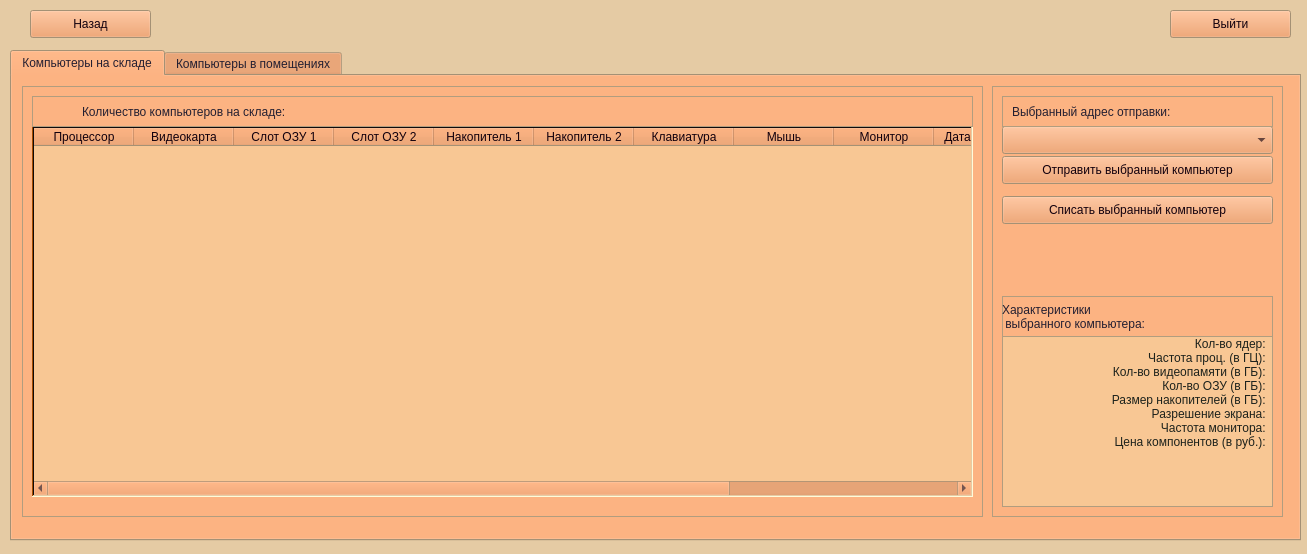
<?xml version="1.0" encoding="UTF-8"?>
<ui version="4.0">
 <class>Form</class>
 <widget class="QWidget" name="Form">
  <property name="geometry">
   <rect>
    <x>0</x>
    <y>0</y>
    <width>1307</width>
    <height>554</height>
   </rect>
  </property>
  <property name="palette">
   <palette>
    <active>
     <colorrole role="WindowText">
      <brush brushstyle="SolidPattern">
       <color alpha="255">
        <red>36</red>
        <green>31</green>
        <blue>49</blue>
       </color>
      </brush>
     </colorrole>
     <colorrole role="Button">
      <brush brushstyle="SolidPattern">
       <color alpha="255">
        <red>237</red>
        <green>148</green>
        <blue>85</blue>
       </color>
      </brush>
     </colorrole>
     <colorrole role="Light">
      <brush brushstyle="SolidPattern">
       <color alpha="255">
        <red>255</red>
        <green>251</green>
        <blue>218</blue>
       </color>
      </brush>
     </colorrole>
     <colorrole role="Midlight">
      <brush brushstyle="SolidPattern">
       <color alpha="255">
        <red>229</red>
        <green>203</green>
        <blue>164</blue>
       </color>
      </brush>
     </colorrole>
     <colorrole role="Dark">
      <brush brushstyle="SolidPattern">
       <color alpha="255">
        <red>165</red>
        <green>77</green>
        <blue>0</blue>
       </color>
      </brush>
     </colorrole>
     <colorrole role="Mid">
      <brush brushstyle="SolidPattern">
       <color alpha="255">
        <red>229</red>
        <green>165</green>
        <blue>10</blue>
       </color>
      </brush>
     </colorrole>
     <colorrole role="Text">
      <brush brushstyle="SolidPattern">
       <color alpha="255">
        <red>29</red>
        <green>34</green>
        <blue>28</blue>
       </color>
      </brush>
     </colorrole>
     <colorrole role="BrightText">
      <brush brushstyle="SolidPattern">
       <color alpha="255">
        <red>205</red>
        <green>171</green>
        <blue>143</blue>
       </color>
      </brush>
     </colorrole>
     <colorrole role="ButtonText">
      <brush brushstyle="SolidPattern">
       <color alpha="255">
        <red>18</red>
        <green>0</green>
        <blue>13</blue>
       </color>
      </brush>
     </colorrole>
     <colorrole role="Base">
      <brush brushstyle="SolidPattern">
       <color alpha="255">
        <red>248</red>
        <green>199</green>
        <blue>148</blue>
       </color>
      </brush>
     </colorrole>
     <colorrole role="Window">
      <brush brushstyle="SolidPattern">
       <color alpha="255">
        <red>229</red>
        <green>203</green>
        <blue>164</blue>
       </color>
      </brush>
     </colorrole>
     <colorrole role="Shadow">
      <brush brushstyle="SolidPattern">
       <color alpha="255">
        <red>16</red>
        <green>10</green>
        <blue>10</blue>
       </color>
      </brush>
     </colorrole>
     <colorrole role="HighlightedText">
      <brush brushstyle="SolidPattern">
       <color alpha="255">
        <red>255</red>
        <green>255</green>
        <blue>255</blue>
       </color>
      </brush>
     </colorrole>
     <colorrole role="AlternateBase">
      <brush brushstyle="SolidPattern">
       <color alpha="255">
        <red>228</red>
        <green>197</green>
        <blue>166</blue>
       </color>
      </brush>
     </colorrole>
     <colorrole role="ToolTipBase">
      <brush brushstyle="SolidPattern">
       <color alpha="255">
        <red>230</red>
        <green>255</green>
        <blue>171</blue>
       </color>
      </brush>
     </colorrole>
     <colorrole role="ToolTipText">
      <brush brushstyle="SolidPattern">
       <color alpha="255">
        <red>0</red>
        <green>0</green>
        <blue>0</blue>
       </color>
      </brush>
     </colorrole>
     <colorrole role="PlaceholderText">
      <brush brushstyle="SolidPattern">
       <color alpha="128">
        <red>252</red>
        <green>252</green>
        <blue>252</blue>
       </color>
      </brush>
     </colorrole>
    </active>
    <inactive>
     <colorrole role="WindowText">
      <brush brushstyle="SolidPattern">
       <color alpha="255">
        <red>36</red>
        <green>31</green>
        <blue>49</blue>
       </color>
      </brush>
     </colorrole>
     <colorrole role="Button">
      <brush brushstyle="SolidPattern">
       <color alpha="255">
        <red>237</red>
        <green>148</green>
        <blue>85</blue>
       </color>
      </brush>
     </colorrole>
     <colorrole role="Light">
      <brush brushstyle="SolidPattern">
       <color alpha="255">
        <red>255</red>
        <green>251</green>
        <blue>218</blue>
       </color>
      </brush>
     </colorrole>
     <colorrole role="Midlight">
      <brush brushstyle="SolidPattern">
       <color alpha="255">
        <red>229</red>
        <green>203</green>
        <blue>164</blue>
       </color>
      </brush>
     </colorrole>
     <colorrole role="Dark">
      <brush brushstyle="SolidPattern">
       <color alpha="255">
        <red>165</red>
        <green>77</green>
        <blue>0</blue>
       </color>
      </brush>
     </colorrole>
     <colorrole role="Mid">
      <brush brushstyle="SolidPattern">
       <color alpha="255">
        <red>229</red>
        <green>165</green>
        <blue>10</blue>
       </color>
      </brush>
     </colorrole>
     <colorrole role="Text">
      <brush brushstyle="SolidPattern">
       <color alpha="255">
        <red>29</red>
        <green>34</green>
        <blue>28</blue>
       </color>
      </brush>
     </colorrole>
     <colorrole role="BrightText">
      <brush brushstyle="SolidPattern">
       <color alpha="255">
        <red>205</red>
        <green>171</green>
        <blue>143</blue>
       </color>
      </brush>
     </colorrole>
     <colorrole role="ButtonText">
      <brush brushstyle="SolidPattern">
       <color alpha="255">
        <red>18</red>
        <green>0</green>
        <blue>13</blue>
       </color>
      </brush>
     </colorrole>
     <colorrole role="Base">
      <brush brushstyle="SolidPattern">
       <color alpha="255">
        <red>248</red>
        <green>199</green>
        <blue>148</blue>
       </color>
      </brush>
     </colorrole>
     <colorrole role="Window">
      <brush brushstyle="SolidPattern">
       <color alpha="255">
        <red>229</red>
        <green>203</green>
        <blue>164</blue>
       </color>
      </brush>
     </colorrole>
     <colorrole role="Shadow">
      <brush brushstyle="SolidPattern">
       <color alpha="255">
        <red>16</red>
        <green>10</green>
        <blue>10</blue>
       </color>
      </brush>
     </colorrole>
     <colorrole role="HighlightedText">
      <brush brushstyle="SolidPattern">
       <color alpha="255">
        <red>255</red>
        <green>255</green>
        <blue>255</blue>
       </color>
      </brush>
     </colorrole>
     <colorrole role="AlternateBase">
      <brush brushstyle="SolidPattern">
       <color alpha="255">
        <red>228</red>
        <green>197</green>
        <blue>166</blue>
       </color>
      </brush>
     </colorrole>
     <colorrole role="ToolTipBase">
      <brush brushstyle="SolidPattern">
       <color alpha="255">
        <red>230</red>
        <green>255</green>
        <blue>171</blue>
       </color>
      </brush>
     </colorrole>
     <colorrole role="ToolTipText">
      <brush brushstyle="SolidPattern">
       <color alpha="255">
        <red>0</red>
        <green>0</green>
        <blue>0</blue>
       </color>
      </brush>
     </colorrole>
     <colorrole role="PlaceholderText">
      <brush brushstyle="SolidPattern">
       <color alpha="128">
        <red>252</red>
        <green>252</green>
        <blue>252</blue>
       </color>
      </brush>
     </colorrole>
    </inactive>
    <disabled>
     <colorrole role="WindowText">
      <brush brushstyle="SolidPattern">
       <color alpha="255">
        <red>165</red>
        <green>77</green>
        <blue>0</blue>
       </color>
      </brush>
     </colorrole>
     <colorrole role="Button">
      <brush brushstyle="SolidPattern">
       <color alpha="255">
        <red>237</red>
        <green>148</green>
        <blue>85</blue>
       </color>
      </brush>
     </colorrole>
     <colorrole role="Light">
      <brush brushstyle="SolidPattern">
       <color alpha="255">
        <red>255</red>
        <green>251</green>
        <blue>218</blue>
       </color>
      </brush>
     </colorrole>
     <colorrole role="Midlight">
      <brush brushstyle="SolidPattern">
       <color alpha="255">
        <red>229</red>
        <green>203</green>
        <blue>164</blue>
       </color>
      </brush>
     </colorrole>
     <colorrole role="Dark">
      <brush brushstyle="SolidPattern">
       <color alpha="255">
        <red>165</red>
        <green>77</green>
        <blue>0</blue>
       </color>
      </brush>
     </colorrole>
     <colorrole role="Mid">
      <brush brushstyle="SolidPattern">
       <color alpha="255">
        <red>229</red>
        <green>165</green>
        <blue>10</blue>
       </color>
      </brush>
     </colorrole>
     <colorrole role="Text">
      <brush brushstyle="SolidPattern">
       <color alpha="255">
        <red>165</red>
        <green>77</green>
        <blue>0</blue>
       </color>
      </brush>
     </colorrole>
     <colorrole role="BrightText">
      <brush brushstyle="SolidPattern">
       <color alpha="255">
        <red>205</red>
        <green>171</green>
        <blue>143</blue>
       </color>
      </brush>
     </colorrole>
     <colorrole role="ButtonText">
      <brush brushstyle="SolidPattern">
       <color alpha="255">
        <red>165</red>
        <green>77</green>
        <blue>0</blue>
       </color>
      </brush>
     </colorrole>
     <colorrole role="Base">
      <brush brushstyle="SolidPattern">
       <color alpha="255">
        <red>229</red>
        <green>203</green>
        <blue>164</blue>
       </color>
      </brush>
     </colorrole>
     <colorrole role="Window">
      <brush brushstyle="SolidPattern">
       <color alpha="255">
        <red>229</red>
        <green>203</green>
        <blue>164</blue>
       </color>
      </brush>
     </colorrole>
     <colorrole role="Shadow">
      <brush brushstyle="SolidPattern">
       <color alpha="255">
        <red>16</red>
        <green>10</green>
        <blue>10</blue>
       </color>
      </brush>
     </colorrole>
     <colorrole role="HighlightedText">
      <brush brushstyle="SolidPattern">
       <color alpha="255">
        <red>255</red>
        <green>255</green>
        <blue>255</blue>
       </color>
      </brush>
     </colorrole>
     <colorrole role="AlternateBase">
      <brush brushstyle="SolidPattern">
       <color alpha="255">
        <red>228</red>
        <green>197</green>
        <blue>166</blue>
       </color>
      </brush>
     </colorrole>
     <colorrole role="ToolTipBase">
      <brush brushstyle="SolidPattern">
       <color alpha="255">
        <red>230</red>
        <green>255</green>
        <blue>171</blue>
       </color>
      </brush>
     </colorrole>
     <colorrole role="ToolTipText">
      <brush brushstyle="SolidPattern">
       <color alpha="255">
        <red>0</red>
        <green>0</green>
        <blue>0</blue>
       </color>
      </brush>
     </colorrole>
     <colorrole role="PlaceholderText">
      <brush brushstyle="SolidPattern">
       <color alpha="128">
        <red>252</red>
        <green>252</green>
        <blue>252</blue>
       </color>
      </brush>
     </colorrole>
    </disabled>
   </palette>
  </property>
  <property name="windowTitle">
   <string>Редактирование списка компьютеров</string>
  </property>
  <widget class="QPushButton" name="goback_button">
   <property name="geometry">
    <rect>
     <x>30</x>
     <y>10</y>
     <width>121</width>
     <height>28</height>
    </rect>
   </property>
   <property name="text">
    <string>Назад</string>
   </property>
  </widget>
  <widget class="QPushButton" name="exit_button">
   <property name="geometry">
    <rect>
     <x>1170</x>
     <y>10</y>
     <width>121</width>
     <height>28</height>
    </rect>
   </property>
   <property name="text">
    <string>Выйти</string>
   </property>
  </widget>
  <widget class="QTabWidget" name="tabWidget">
   <property name="geometry">
    <rect>
     <x>10</x>
     <y>50</y>
     <width>1291</width>
     <height>491</height>
    </rect>
   </property>
   <property name="currentIndex">
    <number>0</number>
   </property>
   <widget class="QWidget" name="tab">
    <attribute name="title">
     <string>Компьютеры на складе</string>
    </attribute>
    <widget class="QFrame" name="frame">
     <property name="geometry">
      <rect>
       <x>980</x>
       <y>10</y>
       <width>291</width>
       <height>431</height>
      </rect>
     </property>
     <property name="frameShape">
      <enum>QFrame::StyledPanel</enum>
     </property>
     <property name="frameShadow">
      <enum>QFrame::Raised</enum>
     </property>
     <widget class="QListWidget" name="pc_list">
      <property name="geometry">
       <rect>
        <x>10</x>
        <y>250</y>
        <width>271</width>
        <height>171</height>
       </rect>
      </property>
      <item>
       <property name="text">
        <string>Кол-во ядер: </string>
       </property>
       <property name="textAlignment">
        <set>AlignTrailing|AlignVCenter</set>
       </property>
      </item>
      <item>
       <property name="text">
        <string>Частота проц. (в ГЦ): </string>
       </property>
       <property name="textAlignment">
        <set>AlignTrailing|AlignVCenter</set>
       </property>
      </item>
      <item>
       <property name="text">
        <string>Кол-во видеопамяти (в ГБ): </string>
       </property>
       <property name="textAlignment">
        <set>AlignTrailing|AlignVCenter</set>
       </property>
      </item>
      <item>
       <property name="text">
        <string>Кол-во ОЗУ (в ГБ): </string>
       </property>
       <property name="textAlignment">
        <set>AlignTrailing|AlignVCenter</set>
       </property>
      </item>
      <item>
       <property name="text">
        <string>Размер накопителей (в ГБ): </string>
       </property>
       <property name="textAlignment">
        <set>AlignTrailing|AlignVCenter</set>
       </property>
      </item>
      <item>
       <property name="text">
        <string>Разрешение экрана: </string>
       </property>
       <property name="textAlignment">
        <set>AlignTrailing|AlignVCenter</set>
       </property>
      </item>
      <item>
       <property name="text">
        <string>Частота монитора: </string>
       </property>
       <property name="textAlignment">
        <set>AlignTrailing|AlignVCenter</set>
       </property>
      </item>
      <item>
       <property name="text">
        <string>Цена компонентов (в руб.): </string>
       </property>
       <property name="textAlignment">
        <set>AlignTrailing|AlignVCenter</set>
       </property>
      </item>
     </widget>
     <widget class="QFrame" name="frame_4">
      <property name="geometry">
       <rect>
        <x>10</x>
        <y>210</y>
        <width>271</width>
        <height>41</height>
       </rect>
      </property>
      <property name="frameShape">
       <enum>QFrame::StyledPanel</enum>
      </property>
      <property name="frameShadow">
       <enum>QFrame::Raised</enum>
      </property>
      <widget class="QLabel" name="label_3">
       <property name="geometry">
        <rect>
         <x>0</x>
         <y>0</y>
         <width>271</width>
         <height>41</height>
        </rect>
       </property>
       <property name="text">
        <string>Характеристики 
 выбранного компьютера:</string>
       </property>
      </widget>
     </widget>
     <widget class="QComboBox" name="adres_box">
      <property name="geometry">
       <rect>
        <x>10</x>
        <y>40</y>
        <width>271</width>
        <height>28</height>
       </rect>
      </property>
     </widget>
     <widget class="QFrame" name="frame_5">
      <property name="geometry">
       <rect>
        <x>10</x>
        <y>10</y>
        <width>271</width>
        <height>31</height>
       </rect>
      </property>
      <property name="frameShape">
       <enum>QFrame::StyledPanel</enum>
      </property>
      <property name="frameShadow">
       <enum>QFrame::Raised</enum>
      </property>
      <widget class="QLabel" name="label_4">
       <property name="geometry">
        <rect>
         <x>10</x>
         <y>0</y>
         <width>251</width>
         <height>31</height>
        </rect>
       </property>
       <property name="text">
        <string>Выбранный адрес отправки:</string>
       </property>
      </widget>
     </widget>
     <widget class="QPushButton" name="send_pc_button">
      <property name="geometry">
       <rect>
        <x>10</x>
        <y>70</y>
        <width>271</width>
        <height>28</height>
       </rect>
      </property>
      <property name="text">
       <string>Отправить выбранный компьютер</string>
      </property>
     </widget>
     <widget class="QPushButton" name="delete_pc_button">
      <property name="geometry">
       <rect>
        <x>10</x>
        <y>110</y>
        <width>271</width>
        <height>28</height>
       </rect>
      </property>
      <property name="text">
       <string>Списать выбранный компьютер</string>
      </property>
     </widget>
    </widget>
    <widget class="QFrame" name="frame_2">
     <property name="geometry">
      <rect>
       <x>10</x>
       <y>10</y>
       <width>961</width>
       <height>431</height>
      </rect>
     </property>
     <property name="frameShape">
      <enum>QFrame::StyledPanel</enum>
     </property>
     <property name="frameShadow">
      <enum>QFrame::Raised</enum>
     </property>
     <widget class="QTableWidget" name="pc_table">
      <property name="geometry">
       <rect>
        <x>10</x>
        <y>40</y>
        <width>941</width>
        <height>371</height>
       </rect>
      </property>
      <property name="frameShape">
       <enum>QFrame::WinPanel</enum>
      </property>
      <property name="editTriggers">
       <set>QAbstractItemView::NoEditTriggers</set>
      </property>
      <property name="selectionBehavior">
       <enum>QAbstractItemView::SelectRows</enum>
      </property>
      <property name="columnCount">
       <number>12</number>
      </property>
      <column>
       <property name="text">
        <string>Процессор</string>
       </property>
      </column>
      <column>
       <property name="text">
        <string>Видеокарта</string>
       </property>
      </column>
      <column>
       <property name="text">
        <string>Слот ОЗУ 1</string>
       </property>
      </column>
      <column>
       <property name="text">
        <string>Слот ОЗУ 2</string>
       </property>
      </column>
      <column>
       <property name="text">
        <string>Накопитель 1</string>
       </property>
      </column>
      <column>
       <property name="text">
        <string>Накопитель 2</string>
       </property>
      </column>
      <column>
       <property name="text">
        <string>Клавиатура</string>
       </property>
      </column>
      <column>
       <property name="text">
        <string>Мышь</string>
       </property>
      </column>
      <column>
       <property name="text">
        <string>Монитор</string>
       </property>
      </column>
      <column>
       <property name="text">
        <string>Дата поставки</string>
       </property>
      </column>
      <column>
       <property name="text">
        <string>Дата перемещения</string>
       </property>
      </column>
      <column>
       <property name="text">
        <string>Состояние</string>
       </property>
      </column>
     </widget>
     <widget class="QFrame" name="frame_3">
      <property name="geometry">
       <rect>
        <x>10</x>
        <y>10</y>
        <width>941</width>
        <height>31</height>
       </rect>
      </property>
      <property name="frameShape">
       <enum>QFrame::StyledPanel</enum>
      </property>
      <property name="frameShadow">
       <enum>QFrame::Raised</enum>
      </property>
      <widget class="QLabel" name="label">
       <property name="geometry">
        <rect>
         <x>50</x>
         <y>0</y>
         <width>261</width>
         <height>31</height>
        </rect>
       </property>
       <property name="text">
        <string>Количество компьютеров на складе:</string>
       </property>
      </widget>
      <widget class="QLabel" name="label_2">
       <property name="geometry">
        <rect>
         <x>310</x>
         <y>0</y>
         <width>291</width>
         <height>31</height>
        </rect>
       </property>
       <property name="text">
        <string/>
       </property>
      </widget>
     </widget>
    </widget>
   </widget>
   <widget class="QWidget" name="tab_2">
    <attribute name="title">
     <string>Компьютеры в помещениях</string>
    </attribute>
    <widget class="QFrame" name="frame_6">
     <property name="geometry">
      <rect>
       <x>10</x>
       <y>10</y>
       <width>961</width>
       <height>431</height>
      </rect>
     </property>
     <property name="frameShape">
      <enum>QFrame::StyledPanel</enum>
     </property>
     <property name="frameShadow">
      <enum>QFrame::Raised</enum>
     </property>
     <widget class="QTableWidget" name="pc_table_2">
      <property name="geometry">
       <rect>
        <x>10</x>
        <y>50</y>
        <width>941</width>
        <height>371</height>
       </rect>
      </property>
      <property name="frameShape">
       <enum>QFrame::WinPanel</enum>
      </property>
      <property name="frameShadow">
       <enum>QFrame::Sunken</enum>
      </property>
      <property name="editTriggers">
       <set>QAbstractItemView::NoEditTriggers</set>
      </property>
      <property name="selectionMode">
       <enum>QAbstractItemView::SingleSelection</enum>
      </property>
      <property name="selectionBehavior">
       <enum>QAbstractItemView::SelectRows</enum>
      </property>
      <property name="columnCount">
       <number>12</number>
      </property>
      <column>
       <property name="text">
        <string>Процессор</string>
       </property>
      </column>
      <column>
       <property name="text">
        <string>Видеокарта</string>
       </property>
      </column>
      <column>
       <property name="text">
        <string>Слот ОЗУ 1</string>
       </property>
      </column>
      <column>
       <property name="text">
        <string>Слот ОЗУ 2</string>
       </property>
      </column>
      <column>
       <property name="text">
        <string>Накопитель 1</string>
       </property>
      </column>
      <column>
       <property name="text">
        <string>Накопитель 2</string>
       </property>
      </column>
      <column>
       <property name="text">
        <string>Клавиатура</string>
       </property>
      </column>
      <column>
       <property name="text">
        <string>Мышь</string>
       </property>
      </column>
      <column>
       <property name="text">
        <string>Монитор</string>
       </property>
      </column>
      <column>
       <property name="text">
        <string>Дата поставки</string>
       </property>
      </column>
      <column>
       <property name="text">
        <string>Дата перемещения</string>
       </property>
      </column>
      <column>
       <property name="text">
        <string>Состояние</string>
       </property>
      </column>
     </widget>
     <widget class="QFrame" name="frame_7">
      <property name="geometry">
       <rect>
        <x>10</x>
        <y>10</y>
        <width>941</width>
        <height>31</height>
       </rect>
      </property>
      <property name="frameShape">
       <enum>QFrame::StyledPanel</enum>
      </property>
      <property name="frameShadow">
       <enum>QFrame::Raised</enum>
      </property>
      <widget class="QLabel" name="label_5">
       <property name="geometry">
        <rect>
         <x>20</x>
         <y>0</y>
         <width>291</width>
         <height>31</height>
        </rect>
       </property>
       <property name="text">
        <string>Общая цена оборудования в помещении:</string>
       </property>
      </widget>
      <widget class="QLabel" name="label_6">
       <property name="geometry">
        <rect>
         <x>310</x>
         <y>0</y>
         <width>291</width>
         <height>31</height>
        </rect>
       </property>
       <property name="text">
        <string/>
       </property>
      </widget>
     </widget>
    </widget>
    <widget class="QFrame" name="frame_8">
     <property name="geometry">
      <rect>
       <x>980</x>
       <y>10</y>
       <width>291</width>
       <height>431</height>
      </rect>
     </property>
     <property name="frameShape">
      <enum>QFrame::StyledPanel</enum>
     </property>
     <property name="frameShadow">
      <enum>QFrame::Raised</enum>
     </property>
     <widget class="QListWidget" name="pc_list_2">
      <property name="geometry">
       <rect>
        <x>10</x>
        <y>250</y>
        <width>271</width>
        <height>171</height>
       </rect>
      </property>
      <item>
       <property name="text">
        <string>Кол-во ядер: </string>
       </property>
       <property name="textAlignment">
        <set>AlignTrailing|AlignVCenter</set>
       </property>
      </item>
      <item>
       <property name="text">
        <string>Частота проц. (в ГЦ): </string>
       </property>
       <property name="textAlignment">
        <set>AlignTrailing|AlignVCenter</set>
       </property>
      </item>
      <item>
       <property name="text">
        <string>Кол-во видеопамяти (в ГБ): </string>
       </property>
       <property name="textAlignment">
        <set>AlignTrailing|AlignVCenter</set>
       </property>
      </item>
      <item>
       <property name="text">
        <string>Кол-во ОЗУ (в ГБ): </string>
       </property>
       <property name="textAlignment">
        <set>AlignTrailing|AlignVCenter</set>
       </property>
      </item>
      <item>
       <property name="text">
        <string>Размер накопителей (в ГБ): </string>
       </property>
       <property name="textAlignment">
        <set>AlignTrailing|AlignVCenter</set>
       </property>
      </item>
      <item>
       <property name="text">
        <string>Разрешение экрана: </string>
       </property>
       <property name="textAlignment">
        <set>AlignTrailing|AlignVCenter</set>
       </property>
      </item>
      <item>
       <property name="text">
        <string>Частота монитора: </string>
       </property>
       <property name="textAlignment">
        <set>AlignTrailing|AlignVCenter</set>
       </property>
      </item>
      <item>
       <property name="text">
        <string>Цена компонентов (в руб.): </string>
       </property>
       <property name="textAlignment">
        <set>AlignTrailing|AlignVCenter</set>
       </property>
      </item>
     </widget>
     <widget class="QFrame" name="frame_9">
      <property name="geometry">
       <rect>
        <x>10</x>
        <y>210</y>
        <width>271</width>
        <height>41</height>
       </rect>
      </property>
      <property name="frameShape">
       <enum>QFrame::StyledPanel</enum>
      </property>
      <property name="frameShadow">
       <enum>QFrame::Raised</enum>
      </property>
      <widget class="QLabel" name="label_7">
       <property name="geometry">
        <rect>
         <x>0</x>
         <y>0</y>
         <width>271</width>
         <height>41</height>
        </rect>
       </property>
       <property name="text">
        <string>Характеристики 
 выбранного компьютера:</string>
       </property>
      </widget>
     </widget>
     <widget class="QComboBox" name="adres_box_2">
      <property name="geometry">
       <rect>
        <x>10</x>
        <y>50</y>
        <width>271</width>
        <height>28</height>
       </rect>
      </property>
     </widget>
     <widget class="QFrame" name="frame_10">
      <property name="geometry">
       <rect>
        <x>10</x>
        <y>10</y>
        <width>271</width>
        <height>31</height>
       </rect>
      </property>
      <property name="frameShape">
       <enum>QFrame::StyledPanel</enum>
      </property>
      <property name="frameShadow">
       <enum>QFrame::Raised</enum>
      </property>
      <widget class="QLabel" name="label_8">
       <property name="geometry">
        <rect>
         <x>10</x>
         <y>0</y>
         <width>231</width>
         <height>31</height>
        </rect>
       </property>
       <property name="text">
        <string>Выбранный адрес:</string>
       </property>
      </widget>
     </widget>
     <widget class="QPushButton" name="send_pc_button_2">
      <property name="geometry">
       <rect>
        <x>10</x>
        <y>160</y>
        <width>271</width>
        <height>41</height>
       </rect>
      </property>
      <property name="text">
       <string>Отправить выбранный компьютер 
на склад</string>
      </property>
     </widget>
    </widget>
   </widget>
  </widget>
 </widget>
 <resources/>
 <connections/>
</ui>
